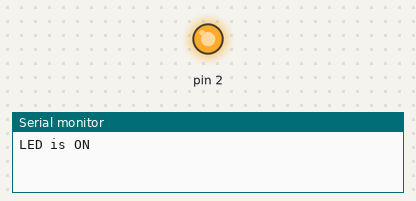
A sketch run on a simulated Arduino Uno, built with avr-gcc and run on an emulated ATmega328P. Shown: output pins drawn as LEDs (lit = HIGH), the last lines printed to the serial monitor.

Above: at 2.5 s.
At 7.5 s:
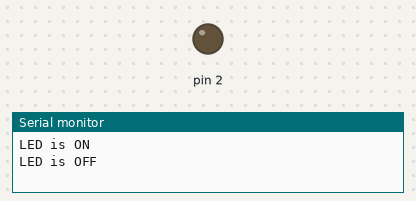
Timing chart, 0 to 13.0 s (numbered marks = the images above):
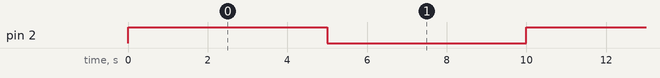

Measured:
- by itself, pin 2: alternates HIGH for 5.0 s and LOW for 5.0 s

The sketch:

1a.ino
```cpp
/* Blinking a LED and print to Serial

Συνδεσμολογία κυκλώματος:
PIN_2 => LED_Anode - LED_Cathode = > Αντίσταση 220Ω => Gnd

PIN_0 => Serial_RX
PIN_1 => Serial_TX
*/

//Η συνάρτηση setup() εμπεριέχει αρχικοποιήσεις
//Εκτελείται μόνο μία φορά κατά την τροφοδοσία του Arduino Uno
void setup()
{
  //Ρυθμίζεται το PIN_2 ως έξοδος
  pinMode(2, OUTPUT);
  //άνοιγμα της σειριακής και αρχικοποίηση στα 9600 bps
  Serial.begin(9600);
}

//Αυτή η συνάρτηση εκτελείται διαρκώς
void loop()
{
  digitalWrite(2, HIGH); //Γράψε HIGH (5V) στο pin 2
  Serial.println("LED is ON");//αποστολή δεδομένων «LED is ON»
  delay(5000); // Αναμονή 5 δευτερολέπτων
  digitalWrite(2, LOW); //Γράψε LOW (0V) στο  pin 2
  Serial.println("LED is OFF");//αποστολή δεδομένων «LED is OFF»
  delay(5000); // Αναμονή 5 δευτερολέπτων
}
```
